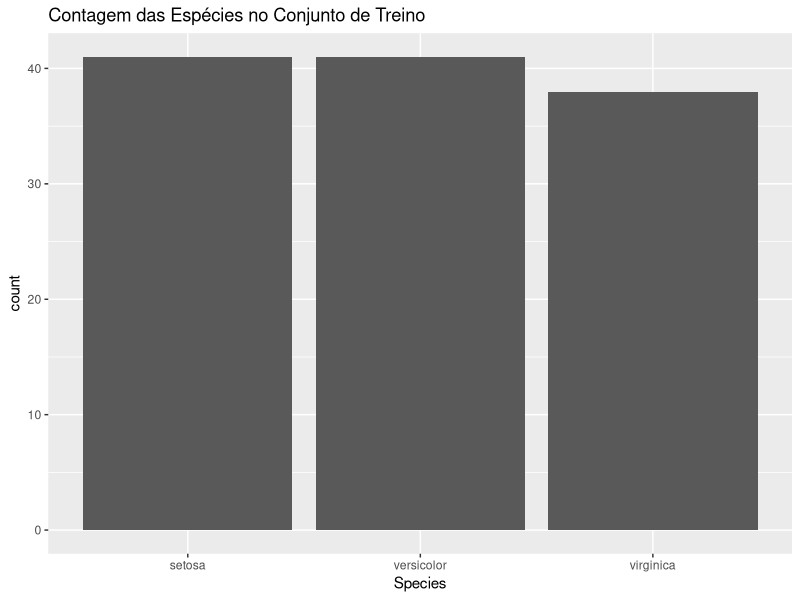
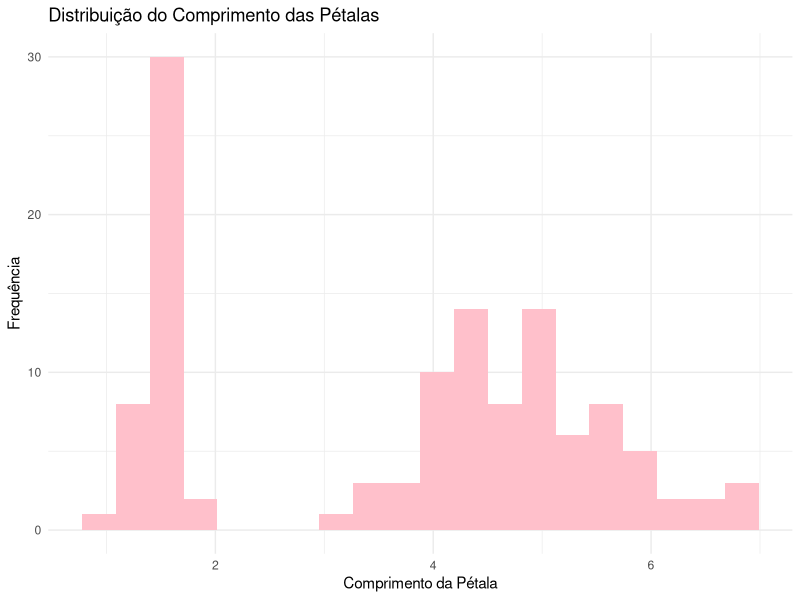
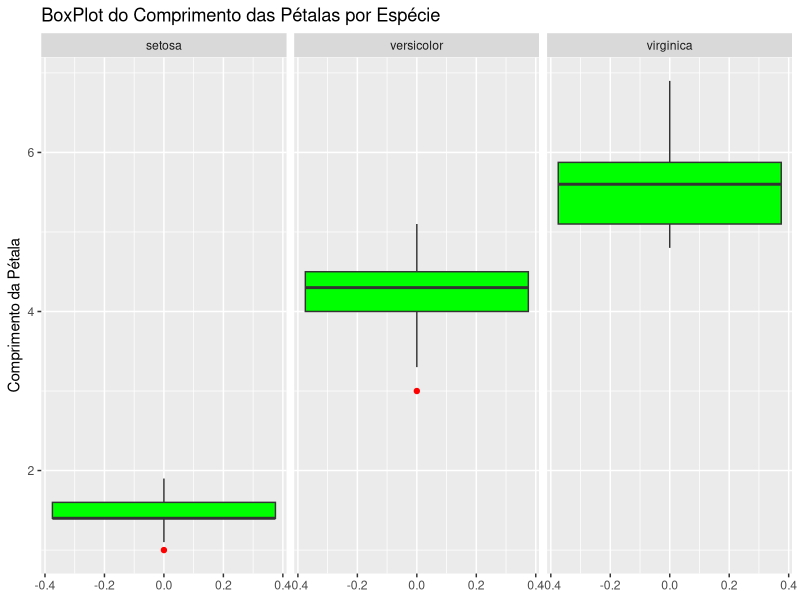
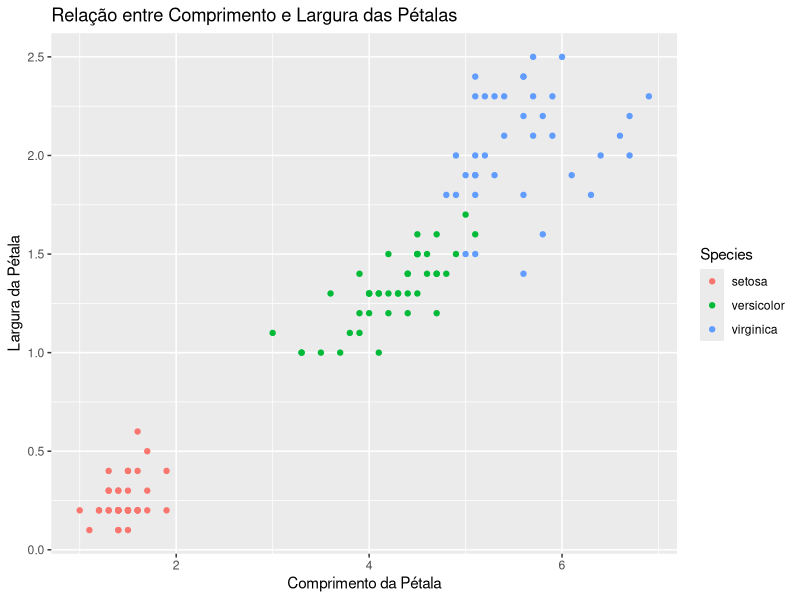

Recreate these plots in R, in order.
# ==============================================================================
#                         CLASSIFICAÇÃO DE FLORES - IRIS DATASET
# ==============================================================================
    # Diferente do caso um, esse caso usaremos uma biblioteca padrao do R.
    # Basta usar um data(iris) para acessar :)
    
    
    # Pacote para visualização de graficos:
    # install.packages("ggplot2")
    library(ggplot2)
    
    
    # ===================================================================
    # INTRODUCAO
    # ===================================================================
    # CASO DOIS. Adentrando na exploracao, criaremos graficos mais complexos!


    # ===================================================================
    # 1. Preparação dos Dados
    # ===================================================================
    set.seed(20102003)             # Semente para aleatoriedade controlada
    data(iris)                     # Carregando o dataset 'iris'
    View(iris)                     # Visualização da tabela completa
    iris <- iris[sample(nrow(iris)), ]  # Embaralhando linhas
    
    # Definindo divisão de treino e teste
    n <- round(0.8 * nrow(iris))   # 80% para treino
    treino <- iris[1:n, ]          # Conjunto de treino
    teste <- iris[-(1:n), ]        # Conjunto de teste

        
    # ===================================================================
    # 2. Visualização dos Dados
    # ===================================================================
    
    # 2.1 Gráfico de Barra: Contagem de Espécies no Treino
    ggplot(treino, aes(x = Species)) +
      geom_bar() +
      labs(title = "Contagem das Espécies no Conjunto de Treino")
    
    # 2.2 Histograma: Distribuição do Comprimento das Pétalas
    ggplot(treino, aes(x = Petal.Length)) +
      geom_histogram(bins = 20, fill = "pink") +
      theme_minimal() +
      labs(title = "Distribuição do Comprimento das Pétalas",
           x = "Comprimento da Pétala", y = "Frequência")
    
    # 2.3 BoxPlot Vertical: Comprimento das Pétalas por Espécie
    ggplot(treino, aes(y = Petal.Length)) +
      geom_boxplot(outlier.color = "red", fill = "green") +
      facet_wrap(~Species) +
      labs(title = "BoxPlot do Comprimento das Pétalas por Espécie",
           y = "Comprimento da Pétala")
    
    
    # Resumo estatístico do comprimento das pétalas
    summary(treino$Petal.Length)    # Exibe o resumo do BoxPlot
    
    
    
    # ===================================================================
    # 3. Estrutura e BoxPlot de Variáveis Numéricas
    # ===================================================================
    str(iris)   # Estrutura do conjunto de dados
    
    # 3.1 BoxPlot de Comprimento e Largura das Sépalas e Pétalas
    variaveis <- list("Sepal.Length", "Sepal.Width", "Petal.Length", "Petal.Width")
    for (var in variaveis) {
      ggplot(treino, aes_string(y = var)) +
        geom_boxplot(outlier.color = "red", fill = "green") +
        facet_wrap(~Species) +
        labs(title = paste("BoxPlot de", var, "por Espécie"), y = var)
    }
    
    # 3.2 Gráfico de Dispersão: Relação entre Comprimento e Largura das Pétalas
    ggplot(treino, aes(x = Petal.Length, y = Petal.Width, color = Species)) +
      geom_point() +
      labs(title = "Relação entre Comprimento e Largura das Pétalas", x = "Comprimento da Pétala", y = "Largura da Pétala")
    
    
    
    # ===================================================================
    # 4. Classificação das Espécies
    # ===================================================================
    
    # Classificação manual baseada em Comprimento e Largura das Pétalas
    resultados <- character(nrow(teste))  # Inicializando vetor de previsões
    
    for (j in 1:nrow(teste)) {
      if (teste$Petal.Length[j] < 2.5) {
        resultados[j] <- "setosa"
      } else if (teste$Petal.Width[j] < 1.75) {
        resultados[j] <- "versicolor"
      } else {
        resultados[j] <- "virginica"
      }
    }
    
    # Atribuindo previsões e calculando taxa de acerto
    teste$Previsao <- resultados
    taxa_acerto <- mean(teste$Species == teste$Previsao) # Comparação entre previsões e valores reais
    print(paste("Taxa de acerto: ", taxa_acerto))
    
    
    # ===================================================================
    # Conclusão
    # ===================================================================
    # Exploramos mais graficos, e aprendemos uma forma de classificar.
    # Fizemos de forma manual, com base no que analisamos ao decorrer
    # do algoritmo.